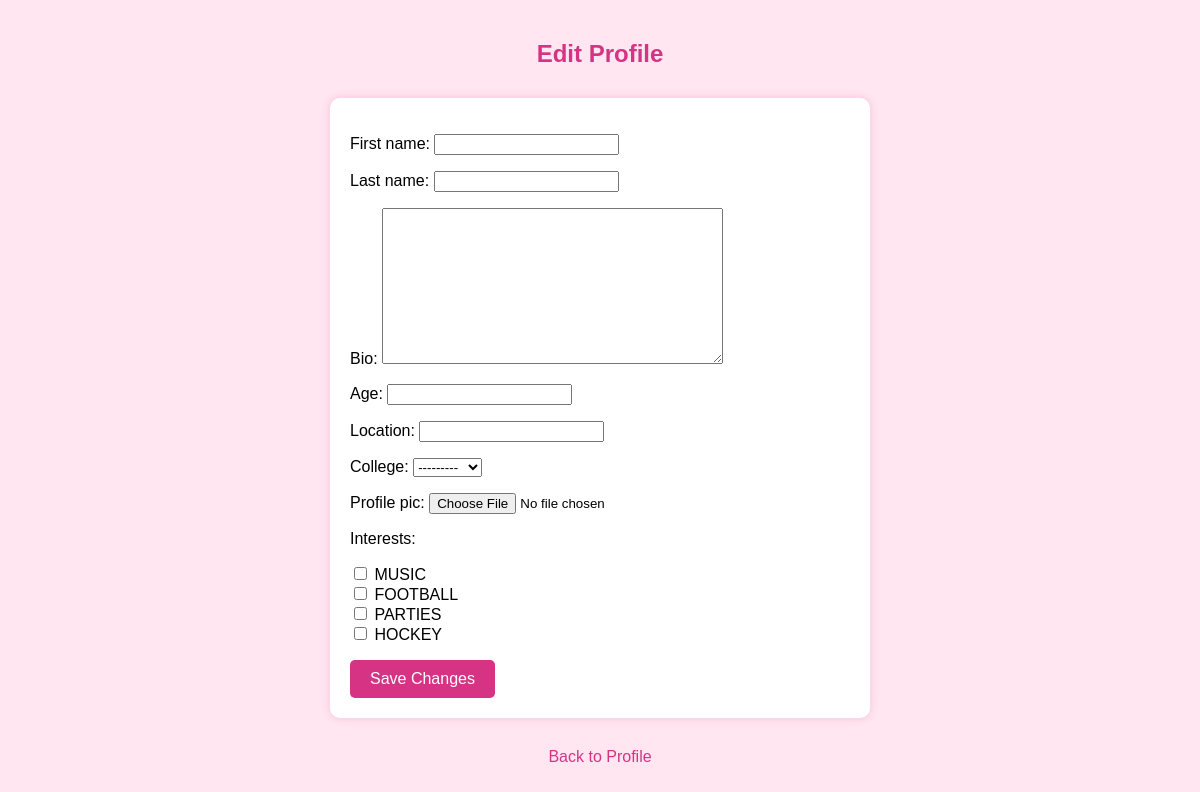
/profile/edit/ (signed in), run on an earlier commit of the app's database.
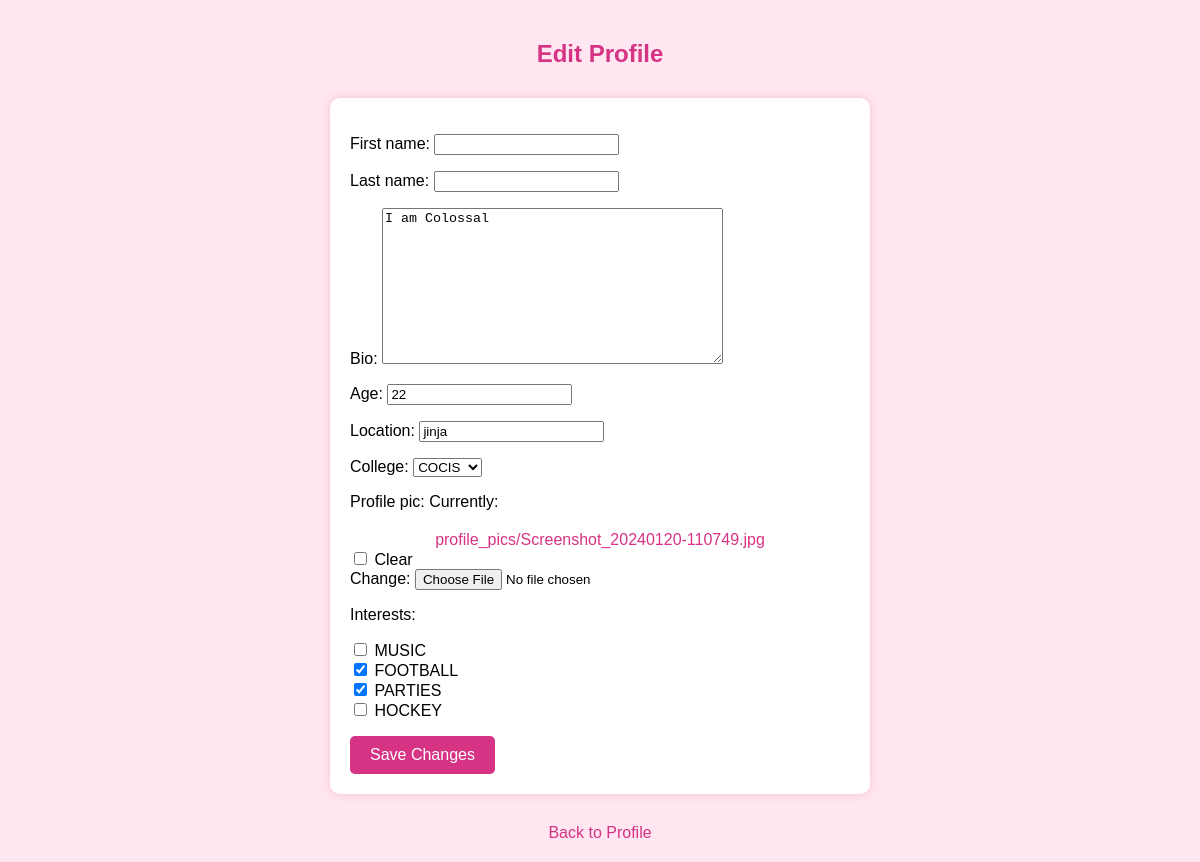
And on a later commit of the database.
### match/models.py (models this page shows, shortened)
class CustomUser(AbstractUser):
    COLLEGE_CHOICES = [
        ('COCIS', 'COCIS'),
        ('CEDAT', 'CEDAT'),
        ('CHUSS', 'CHUSS'),
    ]
    INTEREST_CHOICES = [
        ('Music', 'Music'),
        ('Sports', 'Sports'),
        ('Gaming', 'Gaming'),
        ('Movies', 'Movies'),
        ('Tech', 'Tech'),
    ]
    bio = models.TextField(blank=True)
    profile_pic = models.ImageField(upload_to='profile_pics/', null=True, blank=True)
    interests = models.TextField()  # Comma-separated list of interests
    age = models.PositiveIntegerField(null=True)
    location = models.CharField(max_length=255)
    college = models.CharField(max_length=10, choices=COLLEGE_CHOICES, null=True, blank=True)
    interests = models.ManyToManyField(Interest, blank=True)
    email_verified = models.BooleanField(default=False)
    verification_code = models.CharField(max_length=6, blank=True, null=True)

### match/views.py (the view)
# urls.py: path('profile/edit/', views.edit_profile, name='edit_profile'),
@login_required
def edit_profile(request):
    user = request.user
    if request.method == 'POST':
        form = ProfileForm(request.POST, request.FILES, instance=user)
        if form.is_valid():
            form.save()
            return redirect('view_profile')
    else:
        form = ProfileForm(instance=user)
    return render(request, 'edit_profile.html', {'form': form})

### match/forms.py
class ProfileForm(forms.ModelForm):
    class Meta:
        model = CustomUser
        fields = ['first_name', 'last_name', 'bio', 'age', 'location', 'college', 'profile_pic', 'interests']
        widgets = {
            'interests': forms.CheckboxSelectMultiple,
        }

### match/models.py (called while the page is built)
    def __str__(self):
        return self.name

### match/templates/edit_profile.html (shortened to what this page needs)
{% load static %}
<!DOCTYPE html>
<html>
<head>
</head>
<body>
    <h2>Edit Profile</h2>
    <form method="POST" enctype="multipart/form-data">
        {{ form.as_p }}
        <button type="submit">Save Changes</button>
    </form>
    <a href="{% url 'view_profile' %}">Back to Profile</a>
</body>
</html>

What changed in the data, as far as the page shows it:
changed CustomUser: bio (not shown) → "I am Colossal"; age (not shown) → "22"; location (not shown) → "jinja"; college "---------" → "COCIS"
Also different on the page:
form field as_p: (not shown) → "☐"
form field interests: "☐ ☐ ☐ ☐" → "☐ ☑ ☑ ☐"
text no longer shown: "First name: Last name: Bio: Age: Location: College: Profile pic: Interests: MUSIC FOOTBALL PARTIES HOCKEY"
text now shown: "First name: Last name: Bio: Age: Location: College: Profile pic: Currently: profile_pics/Screenshot_20240120-110749.jpg Clear Change: Interests: MUSIC FOOTBALL PARTIES HOCKEY"
